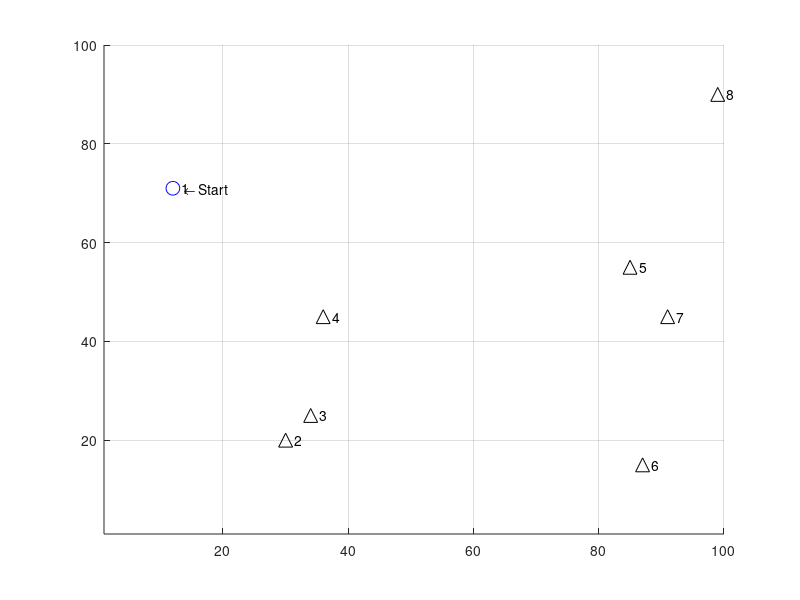

Reproduce this figure in MATLAB. (Note: this script raises an error after producing the figure.)
% TSP
% Kai Brooks
% github.com/kaibrooks
% Jun 2019
%
% Solves the travelling salesman problem
% Program first solves using the np method and plots it in blue
% Program then uses nn algorithm and solves it in red
%

% Init
clc
close all
clear all
format

%% --- Options ------------------------------------------------------------
%  --- Main Options -------------------------------------------------------
maxCities = 8;          % (default 9) number of cities to visit, this is the 'n'
% decrease this if it hurts the hardware
gifOutput = 0;          % enables gif output and generation, slows rendering
filename = 'tsp.gif';    % output filename for the gif

twelveCitySeed = 0;     % use pre-computed 12-city seed and skips the bf calculation
% if 0, shuffles seed instead and runs bf normally

% TCS route: 1, 2, 4, 7, 9, 10, 12, 11, 8, 6, 5, 3, 1
% TCS index: 35462161
% TCS dist: 300.25
% TCS NN algorithm path is 1.04x (3.84%) longer and 3628800.00x computationally faster.

% Algorithm enables (with all disabled, just generates the map)
bf = 0;                   % bruteforce algorithm
nn = 0;                   % nearest-neighbor algorithm
gena = 1;                 % genetic algorithm

% sub-algorithms
gaRandomCrossover = 0;    % random crossover variant
gaOrderedCrossover = 1;   % ordered crossover variant

% --- Advanced options and generator settings -----------------------------

outputResults = 0;      % (default 1) shows analysis at completion

gaSelectionFactor = 2;  % (default 2) fractional number of members to select each epoch (eg: 3 = 1/3 of members)
gaInitPopSize = 120;    % (default ???, min 16) population for genetic algorithm
gaMutationRate = 0.01;   % (default) mutate this portion of the population (0.01 = 1%)


bfTickSize = 10000;     % (default 10000) tick size for timing BF algorithm. Higher numbers = more accuracy, slower to display estimate

minLoc = 1;             % (default 1) minimum coordinate to generate for city locations
maxLoc = 100;           % (default 100) maximum coordinate to generate for city locations
plotMarkerSize = 10;    % (default 10) size of markers on map
showLabels = 1;         % (default 1) display city numbers on plot

verbose = 0;            % outputs things, maybe
attempts = 100;         % number of attempts to bruteforce the solution before giving up
maxCpuTime = 100;       % max loops various functions will use before giving up and moving on

% --- Zero other variables (do not modify) --------------------------------

totalDist = 0;          % total distance travelled
gifWritten = 0;         % one-time check for gif creation

o_nn = 0;               % big o for nearest neighbor method
o_bf = 0;               % big o for bruteforce method
o_ga = 0;
nn_distance = 0;        % total minimum distance
bf_distance = 0;
ga_distance = 0;
bf_time = 0;            % time to run algorithm
nn_time = 0;
ga_time = 0;

nnSecs = 0;
bruteforce_minimum_vec = 0;

%% --- Program start ------------------------------------------------------

% Override the rng if using the precomputed seed
if twelveCitySeed
    rng('default')
    maxCities = 12;
else
    rng('shuffle')
end

% Generate points
cities = randi([minLoc, maxLoc],2,maxCities); % generate matrix
cities = rot90(cities);  % rotate to form cities(x1,y1) for each point
cities = unique(cities,'rows'); % remove duplicate entries

if (length(cities) ~= maxCities)
    fprintf('*** Generated duplicate city coordinates, pruning %i entries.\n*** New maxCities = %i \n', maxCities - length(cities), length(cities))
end

maxCities = length(cities);  % shorten everything else if we don't have enough cities


startingCity = randi(maxCities);    % randomize starting city
currentCity = startingCity;         % and remember its where we started

visited = zeros([maxCities],1);     % boolean to mark each visited city
visited(currentCity) = 1;           % we're already in our city, so mark it

visitedOrder = zeros([maxCities],1); % vector to store the order which we visited each city
visitedOrder(currentCity) = 1;      % mark out starting city on the path

% Create figure
%f = figure('units','normalized','outerposition',[0 0 1 1]);
axis tight manual % this ensures that getframe() returns a consistent size

hold on
grid on

xlim([minLoc maxLoc])
ylim([minLoc maxLoc])

txt = '    \leftarrow Start';

% Plot cities
for i=1:maxCities
    
    if i == startingCity
        plot(cities(i,1),cities(i,2),'bo','MarkerSize',plotMarkerSize)
        
    else
        plot(cities(i,1),cities(i,2),'k^','MarkerSize',plotMarkerSize)
    end
    if showLabels, text(cities(i,1),cities(i,2),sprintf('   %i', i)), end
    
end

txt = '    \leftarrow Start';
text(cities(startingCity,1),cities(startingCity,2),txt)

% --- Algorithms ----------------------------------------------------------

%% Bruteforce algorithm (bf)
if bf
    fprintf('Generating bf pathing matrix...\n')
    % Create gigantic bruteforce path matrix: o(n!)
    arr = [2:maxCities];
    bfVisitOrder = perms(arr);
    bfVisitOrder = rot90(bfVisitOrder); % flip it to make indexing easier
    
    arr = ones(1,length(bfVisitOrder)); % create array of 1's
    bfVisitOrder = [arr;bfVisitOrder];  % append to the beginning
    
    % Add original city back onto end to complete the loop
    for i = 1:length(bfVisitOrder)
        bfVisitOrder(maxCities+1,i) = bfVisitOrder(1,i);
    end
    
    bf_omax = numel(bfVisitOrder); % get total size of matrix
    bfEstimatedTime = 0;    % zero the estimation before starting the loop
    %minDist = maxLoc^2;  % starting minimum distance
    % while sum(visited) < maxCities
    
    for j=1:length(bfVisitOrder)
        o_bf = o_bf + 1;
        
        if j==1,tic,end % start the clock on 2
        
        for i=1:maxCities
            o_bf = o_bf + 1;
            
            a = [cities(bfVisitOrder(i,j),1),cities(bfVisitOrder(i,j),2)];
            b = [cities(bfVisitOrder(i+1,j),1),cities(bfVisitOrder(i+1,j),2)];
            
            checkDistance = [a;b]; % select two points
            distance = pdist(checkDistance,'euclidean');   % find distance between them
            %distance = floor(distance); % truncate
            totalDist = totalDist + distance;
            
            bfSegmentDistances(i,j) = distance;
            
        end
        
        if j==bfTickSize
            timing = toc;
            bfEstimatedTime = timing*(length(bfVisitOrder)/bfTickSize) % timing*((length(bfVisitOrder)-bfTickSize)/bfTickSize) for 'time remaining as of this timing'
            bfTimeTicks = length(bfVisitOrder)/bfTickSize;
        end
        
        bfDistances(j) = totalDist; % store the total path length
        totalDist = 0;              % reset for the next run
        
        % Output running information
        clc
        fprintf('Starting BF for n=%i, O(n!)=%i \n',maxCities, bf_omax)
        
        if length(bfVisitOrder) > bfTickSize % only display if enough data to estimate
            if bfEstimatedTime > 0
                fprintf('Estimated runtime: %s\n',formatTime(bfEstimatedTime))
            else
                fprintf('Estimated runtime: (Sampling %i more times..)\n',bfTickSize-j)
            end
        end
        fprintf('Current runtime  : %s\n',formatTime(toc))
        fprintf('Computing optimal route... %.2f%% \n', (o_bf / bf_omax) * 100)
        
    end % end of loop
    
    % Find min value
    [bfMinDist,bfMinIndex] = min(bfDistances);
    %bruteforce_path_taken = bfVisitOrder(:,bfMinIndex)
    
    %min(bfDist)
    %bfDist(j)
    
    %bfDist
    %     bfMinIndex
    %     bfDistances(bfMinIndex)
    bf_distance = bfMinDist;    % save for comparison
    
    % Plot it
    for i=1:maxCities
        
        a = [cities(bfVisitOrder(i,bfMinIndex),1), cities(bfVisitOrder(i,bfMinIndex),2)];
        b = [cities(bfVisitOrder(i+1,bfMinIndex),1), cities(bfVisitOrder(i+1,bfMinIndex),2)];
        
        x = [a(1), b(1)];
        y = [a(2), b(2)];
        plot(x,y,'b','LineWidth',plotMarkerSize/8)
        
        
        %bfVisitOrder(i:4,bfShortest) gives path
        
    end
    bfSecs = toc;
    if bfSecs > 0
        hours = 0;
        mins = 0;
        secs = 0;
        
        mins = floor(bfSecs / 60);
        secs = (rem(bfSecs, 60));
        
        if mins > 60
            hours = floor(mins / 60);
            mins = mins - (hours*60);
        end
        
        bf_time = sprintf('%ih%im%.0fs',hours,mins,secs); % format time
    end
    
    %fprintf('BF method complete in %.2f seconds\n', toc)
end

% Clear variables between runs
totalDist = 0;
minDist = 0;

%% Nearest Neighbor Algorithm
if nn
    fprintf('Computing nearest neighbor route...\n')
    for j = 2:maxCities
        if j==2,tic,end % start the clock on 2
        
        o_nn = o_nn + 1;
        
        ccLoc = [cities(currentCity,1), cities(currentCity,2)]; % coords of current city
        
        minDist = maxLoc^2;   % starting distance, make maximum possible
        
        for i = 1:maxCities
            o_nn = o_nn + 1;
            
            if visited(i), continue, end % skip cities we've visited
            
            a = ccLoc;  % current city coordinates
            b = [cities(i,1),cities(i,2)];
            
            checkDistance = [a;b]; % select two points
            
            distance = pdist(checkDistance,'euclidean');    % find distance between them
            
            % Draw decision lines
            if gifOutput
                % Draw 'decision' line
                x = [cities(currentCity,1), cities(i,1)];
                y = [cities(currentCity,2), cities(i,2)];
                
                h = plot(x,y,'g:','LineWidth',plotMarkerSize/8)
                uistack(h,'bottom');
                
                drawnow
                % Capture the plot as an image
                title("" + o_nn)
                if  gifWritten == 0
                    gifWritten = 1;
                    gif(filename,'DelayTime',0.01,'LoopCount',1,'frame',gcf)
                else
                    gifWritten = 1;
                    gif
                end
            end
            
            if distance < minDist
                minDist = distance;
                nextCity = i;
                nextLoc = [cities(i,1),cities(i,2)];
            end
            
            
        end
        
        if j == maxCities+1
            a = [cities(maxCities,1),maxCities(2)];  % current city coordinates
            b = [cities(1,1),cities(1,2)];
            
            checkDistance = [a;b]; % select two points
            distance = pdist(checkDistance,'euclidean');   % find distance between them
            totalDist = totalDist + distance;
        end
        
        %  what we found for the next move
        minDist;
        nextCity;
        
        %fprintf('Moving to city %i with a distance of %.2f \n',nextCity,minDist)
        
        % Plot line to shortest next, vector 1 is both x's, 2 is both y's
        x = [cities(currentCity,1), cities(nextCity,1)];
        y = [cities(currentCity,2), cities(nextCity,2)];
        plot(x,y,'r--','LineWidth',plotMarkerSize/8)
        
        %txt = 'Next \rightarrow  ';
        %text(cities(nextCity,1),cities(nextCity,2),txt,'HorizontalAlignment','right')
        
        % Update for next loop
        currentCity = nextCity;
        visited(nextCity) = 1;
        visitedOrder(j) = nextCity;
        minDist; % verbose
        totalDist = totalDist + minDist;
        
        % Break if we've visited everything
        if sum(visited) == maxCities, break, end
        
    end
    
    % Complete the loop
    
    a = [cities(currentCity,1), cities(currentCity,2)];  % current city coordinates
    b = [cities(startingCity,1),cities(startingCity,2)];
    
    checkDistance = [a;b]; % select two points
    distance = pdist(checkDistance,'euclidean');
    minDist;
    totalDist = totalDist + distance; % Update total distance once more
    
    x = [cities(currentCity,1), cities(startingCity,1)];
    y = [cities(currentCity,2), cities(startingCity,2)];
    plot(x,y,'r--','LineWidth',plotMarkerSize/8)
    
    if gifOutput
        drawnow
        gif
    end
    
    nn_distance = totalDist;
    
    nn_time = formatTime(toc);
end

% Clear variables between runs
totalDist = 0;
minDist = 0;

%% Genetic Algorithm
if gena
    % create genes
    linearPath = [1:maxCities];
    
    for i=1:gaInitPopSize
        gaVisitOrder(i,:) = linearPath(randperm(length(linearPath)));
    end
    
    % shift matrix so starting city is correct
    for i=1:gaInitPopSize
        k = find(gaVisitOrder(i,:) == startingCity);
        gaVisitOrder(i,:) = circshift(gaVisitOrder(i,:), (maxCities+1) - k);
    end
    
    % copy first entry and place it on back
    arr = ones(1,gaInitPopSize);
    arr = arr * startingCity;
    
    gaVisitOrder;
    gaVisitOrder = flip(rot90(gaVisitOrder)); % rearrange for visitation reasons
    gaVisitOrder = [gaVisitOrder;arr];
    
    % dont add remaining city, just go back to it and let the ga sort it out?
    
    % calculate lengths of each option
    for j=1:gaInitPopSize
        o_ga = o_ga + 1;
        
        if j==1,tic,end % start the clock on 2
        
        for i=1:maxCities % if -1 because we loop back around instead of indexing the path back to start
            o_ga = o_ga + 1;
            
            a = [cities(gaVisitOrder(i,j),1),cities(gaVisitOrder(i,j),2)];
            b = [cities(gaVisitOrder(i+1,j),1),cities(gaVisitOrder(i+1,j),2)];
            
            checkDistance = [a;b]; % select two points
            distance = pdist(checkDistance,'euclidean');   % find distance between them
            %distance = floor(distance); % truncate
            totalDist = totalDist + distance;
            
            gaSegmentDistances(i,j) = distance;
            
        end
        
        % timing
        %         if j==bfTickSize
        %             timing = toc;
        %             bfEstimatedTime = timing*(length(bfVisitOrder)/bfTickSize) % timing*((length(bfVisitOrder)-bfTickSize)/bfTickSize) for 'time remaining as of this timing'
        %             bfTimeTicks = length(bfVisitOrder)/bfTickSize;
        %         end
        
        gaDistances(j) = totalDist; % store the total path length
        totalDist = 0;              % reset for the next run
        
        % Output running information
        %         clc
        %         fprintf('Starting BF for n=%i, O(n!)=%i \n',maxCities, bf_omax)
        %
        %         if length(bfVisitOrder) > bfTickSize % only display if enough data to estimate
        %             if bfEstimatedTime > 0
        %                 fprintf('Estimated runtime: %s\n',formatTime(bfEstimatedTime))
        %             else
        %                 fprintf('Estimated runtime: (Sampling %i more times..)\n',bfTickSize-j)
        %             end
        %         end
        %         fprintf('Current runtime  : %s\n',formatTime(toc))
        %         fprintf('Computing optimal route... %.2f%% \n', (o_bf / bf_omax) * 100)
        
    end % end of loop
    
    % normalize values for selection process (vector sum = 1)
    if verbose, gaVisitOrder, end
    if verbose, gaDistances, end
    gaFitness = gaDistances ./ norm(gaDistances,1);
    preMean = mean(gaFitness);
    if verbose, gaFitness, end
    
    
    % ** select members
    selected = zeros(1,gaInitPopSize);
    while sum(selected) < (gaInitPopSize/gaSelectionFactor) % run until it selects 1/selectionFactor of the members
        a = rand();
        for i = 1:gaInitPopSize;
            a = a - gaFitness(i);
            %fprintf('%.4f - %.4f\n',a,gaFitness(i))
            if a < 0
                %fprintf('Selected:  %i\n',i)
                gaFitness(i) = 0;
                selected(i) = 1;
                break
            end
        end
    end
    
    % get parents chromosomes
    tempMean = 0;
    k = 0;
    for i = 1:gaInitPopSize
        if gaFitness(i)
            k = k + 1;     % write to the correct indexes to prevent zero values
            gaParentChrom(:,k) = gaVisitOrder(:,i); % write parents chromosomes for use in breeding
            tempMean(k) = gaFitness(i); % capture mean for statistical reasons
        end
    end
    
    postMean = mean(tempMean(tempMean ~= 0));
    fprintf('Mean %.4f -> %.4f (%.6f change)\n', preMean, postMean, postMean/preMean)
    
    % breed new population
    %for j = 1:gaInitPopSize/4
    %gaParentChrom
    popNeeded = gaInitPopSize;
    k = 0; % indexing fix
    hit = 0;
    miss = 0;
    
    % random swap subalgorithm
    if gaRandomCrossover
        while popNeeded > 0
            
            for i = 2:maxCities   % = 2:n because the start and end cities never change
                parenta = gaParentChrom(i,1);
                parentb = gaParentChrom(i,2);
                
                if round(rand) == 1
                    newMember(i) = parenta;
                else
                    newMember(i) = parentb;
                end
                
                if verbose, fprintf('Mix %i and %i -> %i\n' ,parenta,parentb,newMember(i)), end
            end
            
            if length(unique(newMember)) == length(newMember)
                k=k+1;
                popNeeded = popNeeded -1;
                newPop(k,:) = newMember;
                hit = hit+1;
            else
                miss = miss+1;
            end
            
        end
        
        newPop
        newPop = unique(newPop,'rows')
        
        hit
        miss
        
    end
    
    
    %     parenta = gaParentChrom(i,1);
    %     parentb = gaParentChrom(i,2);
    %
    if gaOrderedCrossover
        gaVisitOrder = zeros(9,1); % clear visit order for new writing
        oldCrossoverPoint = 0;
        crossoverPoint = 0;
        
        [parentHeight parentLength] = size(gaParentChrom);
        
        %gaParentChrom
        
        for k=1:30 %while size(newPop,2) < gaInitPopSize ??? why 1:30? fix this ending index
            
            while oldCrossoverPoint == crossoverPoint % loop until new crossover point from last time
                crossoverPoint = randi([2 parentHeight-2]); % ignore first and last entries since those are start/loop paths
                if verbose, crossoverPoint, end
            end
            
            for j = 1:2:parentHeight-1
                %clear childa, clear childb;
                
                childPart1 = gaParentChrom(1:crossoverPoint,j); % first half of chromosome
                tempChild = gaParentChrom(:,j+1);               % temp store entire other parent
                
                % check second parent gene-by-gene, add non-duplicates in order of appearance
                for i = 2:length(tempChild)
                    if verbose, fprintf('Checking for duplicate alele: %i\n',tempChild(i)), end
                    if ~ismember(tempChild(i),childPart1)
                        if verbose, fprintf('Adding %i to chromosome\n',tempChild(i)), end
                        childPart2(i,1) = tempChild(i);
                    end
                end
                
                childPart2 = childPart2(childPart2 ~= 0);
                
                %childPart1
                %childPart2
                
                newChild = [childPart1;childPart2;childPart1(1)];
                
                newPop(:,ceil(j/gaSelectionFactor)) = newChild;         % ceil to remove every other column of zeroes
                
                clear childPart*;          % flush old data
                clear temp*;
                
            end
            
            % write new visit order
            if sum(gaVisitOrder(:,1)) == 0  % if first time written
                gaVisitOrder = newPop;
            else
                gaVisitOrder = cat(2,gaVisitOrder,newPop);
            end
           oldCrossoverPoint = crossoverPoint; % store this to ensure a different point next time
        end
        
        %gaVisitOrder
          
    end % end of ordered crossover algorithm
    
    % *** mutate
    mutateNum = ceil(gaInitPopSize * gaMutationRate); % number of individuals to mutate
    
    mutIndex = randi(gaInitPopSize);    % member to mutate
    
    % mutations: random reset, single swap, selection scramble, selection inversion
    
    if mutationType == 1 % random reset
    
    end
    
    
    
    
    
    
    
end % end of ga

%% ---- Results and Analysis ----------------------------------------------
if outputResults
    fprintf('\nTravelling done!\n')
    fprintf('------- Results -------\n')
    
    fprintf(1, 'Alg. |\tBF\t\tNN\t\tGA\n')
    fprintf(1, 'O(n) |\t%i\t\t%i\t\t%i\n', o_bf, o_nn, o_ga)
    fprintf(1, 'Dist.|\t%.2f\t\t%.2f\t\t%.2f\n', bf_distance, nn_distance, ga_distance')
    fprintf(1, 'Time |\t%s\t\t%s\t\t%s\n', bf_time, nn_time, ga_time)
    fprintf('\n')
    fprintf('NN algorithm path is %.2fx (%.2f%%) longer and %.2fx computationally faster.\n',nn_distance/bf_distance, (abs(1-(nn_distance/bf_distance)))*100, o_bf/o_nn)
end

%% ----- Functions --------------------------------------------------------
function t=formatTime(secs);
% Input seconds, output formatted '_h_m_s'

if secs == 0
    t=sprintf('(no time available)');
    return
elseif secs < 1
    t=sprintf('<1s');
    return
else
    hours = 0;
    minutes = 0;
    seconds = 0;
    minutes = floor(secs / 60);
    seconds = rem(secs, 60);
    if minutes > 60
        hours = floor(minutes / 60);
        minutes = minutes - (hours*60);
    end
    t=sprintf('%ih%im%.0fs',hours,minutes,seconds);
    return
end
end
